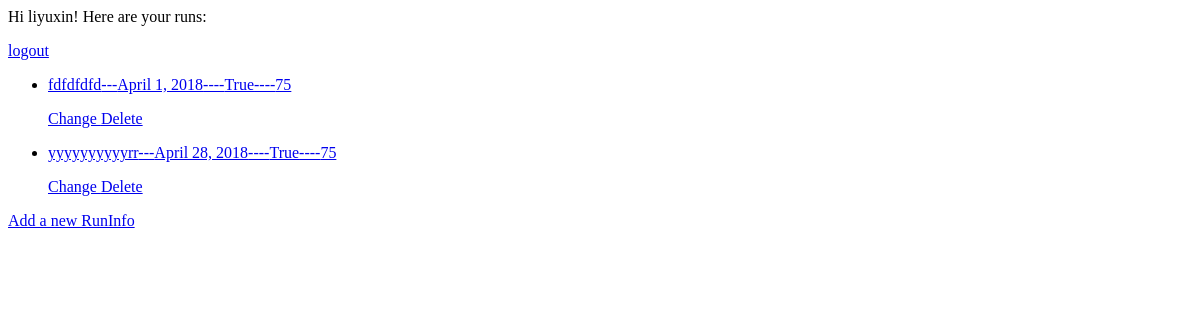
The app's page /nextseq_app/ (signed in), older data.
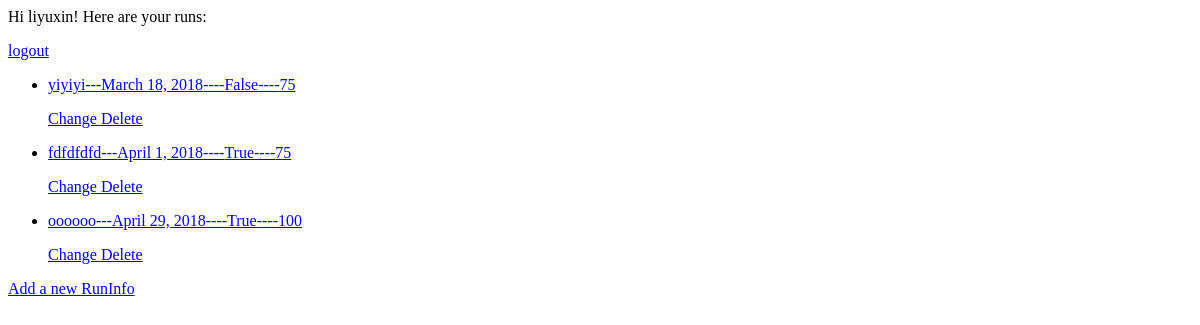
The same page, newer data.
### nextseq_app/models.py (models this page shows, shortened)
class RunInfo(models.Model):
	runid = models.CharField(max_length=200)
	operator = models.ForeignKey(User, on_delete=models.CASCADE)
	date = models.DateField('I did this run on...',help_text='Please enter like this: 2018-04-30')
	is_pe = models.BooleanField('Is it paired-end?', default=True)
	reads_length = models.IntegerField(default=75)
	class Meta:
		ordering = ['date']

### nextseq_app/views.py (the view)
# urls.py: path('', views.IndexView,name='index'),
@login_required
def IndexView(request):
	RunInfo_list = RunInfo.objects.filter(operator=request.user)
	return render(request, 'nextseq_app/index.html', {'RunInfo_list': RunInfo_list})

### nextseq_app/templates/nextseq_app/index.html
  Hi {{ user.username }}! Here are your runs:
  <p><a href="{% url 'nextseq_app:logout' %}">logout</a></p>
{% if RunInfo_list %}
	<ul>
	{% for Run in RunInfo_list %}
		<li><a href="{% url 'nextseq_app:rundetail' Run.id %}">{{ Run.runid }}---{{ Run.date }}----{{ Run.is_pe }}----{{ Run.reads_length }}</a>
		<p><a href="{% url 'nextseq_app:run_update' Run.id %}"> Change </a>
			<a href="{% url 'nextseq_app:run_delete' Run.id%}"> Delete </a>
		</p>
		</li>
	{% endfor %}
	</ul>
{% else %}
	<p>No RunInfos are available.</p>
{% endif %}
<a href="{% url 'nextseq_app:run_add' %}"> Add a new RunInfo </a>

Row changes from the older to the newer data that the page shows:
removed RunInfo: runid "yyyyyyyyyyrr", date "April 28, 2018", is_pe "True", reads_length "75"
added RunInfo: runid "yiyiyi", date "March 18, 2018", is_pe "False", reads_length "75"
added RunInfo: runid "oooooo", date "April 29, 2018", is_pe "True", reads_length "100"
